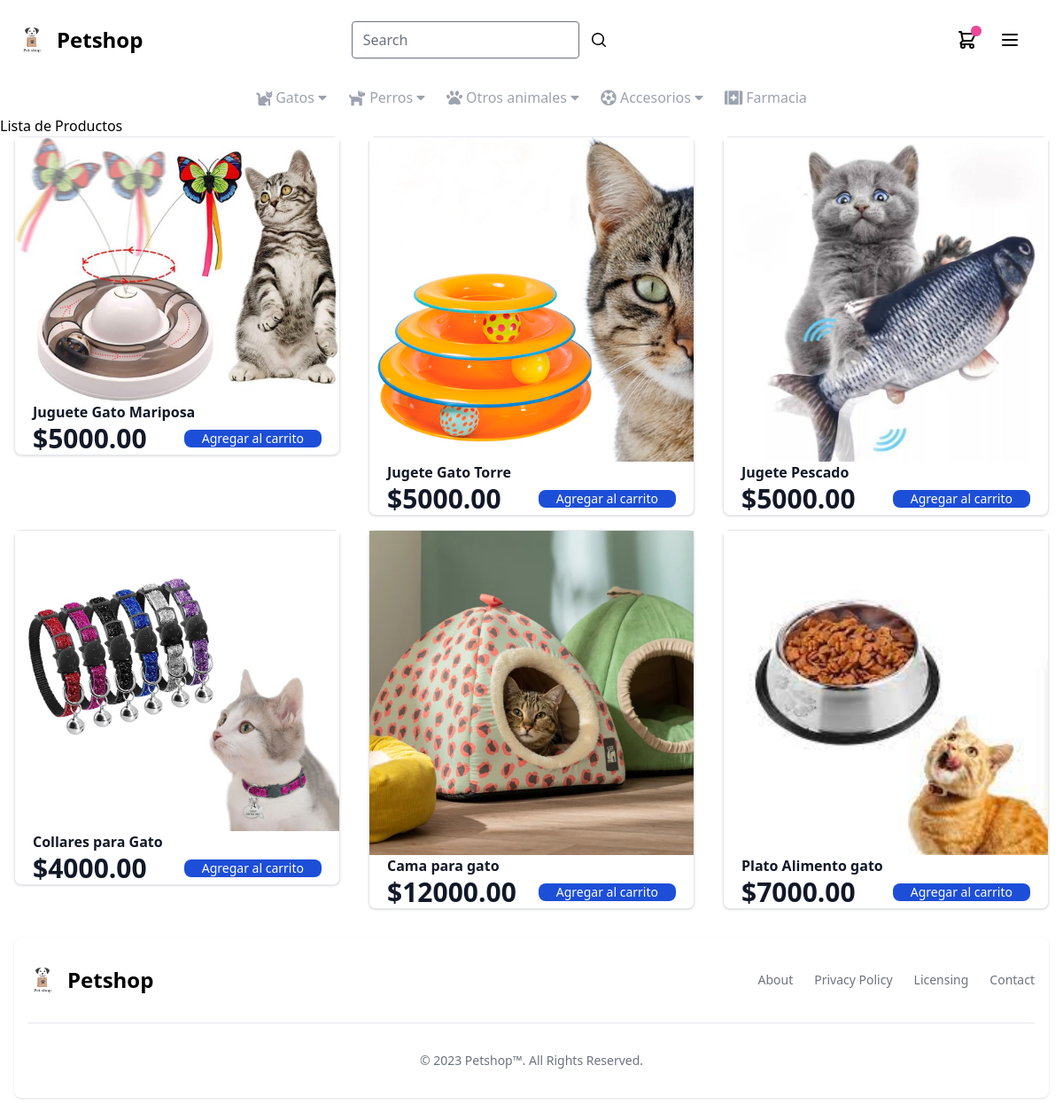
The page /producto/Gatos/Accesorios/ on the database its author committed.
### core/models.py (models this page shows, shortened)
class Producto(models.Model):
    nombre = models.CharField(max_length=100, db_index=True)
    descripcion = models.TextField()
    precio = models.DecimalField(max_digits=10, decimal_places=2)
    cantidad_disponible = models.PositiveIntegerField()
    categorias = models.ManyToManyField(Categoria)
    marca = models.ForeignKey(Marca, on_delete=models.CASCADE)
    proveedor = models.ForeignKey(Proveedor, on_delete=models.CASCADE)
    animal = models.ForeignKey(Animal, on_delete=models.CASCADE, default=1)
    imagen = models.ImageField(upload_to='productos/', blank=True, null=True)

### core/views.py (the view)
# urls.py: path('producto/<str:animal_nombre>/<str:categoria_nombre>/', views.producto_animal_categoria, name='producto_animal_categoria'),
def producto_animal_categoria(request, animal_nombre, categoria_nombre):
    animal = get_object_or_404(Animal, nombre=animal_nombre)
    categoria = get_object_or_404(Categoria, nombre=categoria_nombre)
    productos = Producto.objects.filter(animal=animal, categorias=categoria)
    return render(request, 'categoria.html', {'productos': productos})

### core/templates/categoria.html (shortened to what this page needs)
{% extends 'base.html' %}
{% load static %}
{% block content %}
<h2>Lista de Productos</h2>
<div class="flex flex-wrap -mx-4">
    {% for producto in productos %}
        <div class="w-1/3 h-1/5 px-4 mb-4">
            <div class="max-w-sm bg-white border border-gray-200 rounded-lg shadow">
                <a href="#">
                    {% if producto.imagen %}
                        <img class="p-8 rounded-t-lg w-full h-48 object-cover" src="{{ producto.imagen.url }}" alt="{{ producto.nombre }}" />
                    {% else %}
                        <div class="p-8 rounded-t-lg w-full h-48 bg-gray-200 flex items-center justify-center">
                            <span class="text-gray-500">Imagen no disponible</span>
                        </div>
                    {% endif %}
                </a>
                <div class="px-5 pb-5">
                    <a href="#">
                        <h5 class="text-xl font-semibold tracking-tight text-gray-900">{{ producto.nombre }}</h5>
                    </a>
                    <div class="flex items-center justify-between">
                            <span class="text-3xl font-bold text-gray-900">${{ producto.precio }}</span>
                        {% if user.is_authenticated %}
                            <a href="{% url 'agregar_al_carrito' producto.id %}" class="text-white bg-blue-700 hover:bg-blue-800 focus:ring-4 focus:outline-none focus:ring-blue-300 font-medium rounded-lg text-sm px-5 py-2.5 text-center">Agregar al carrito</a>
                        {% else %}
                            <button
                                class="text-white bg-blue-700 hover:bg-blue-800 focus:ring-4 focus:outline-none focus:ring-blue-300 font-medium rounded-lg text-sm px-5 py-2.5 text-center"
                                onclick="mostrarMensaje()">Agregar al carrito</button>
                        {% endif %}
                    </div>
                </div>
            </div>
        </div>
    {% endfor %}
</div>
{% endblock %}

### rows shown on the page
Producto: imagen (picture), nombre "Juguete Gato Mariposa", precio "5000.00"
Producto: imagen (picture), nombre "Jugete Gato Torre", precio "5000.00"
Producto: imagen (picture), nombre "Jugete Pescado", precio "5000.00"
Producto: imagen (picture), nombre "Collares para Gato", precio "4000.00"
Producto: imagen (picture), nombre "Cama para gato", precio "12000.00"
Producto: imagen (picture), nombre "Plato Alimento gato", precio "7000.00"
